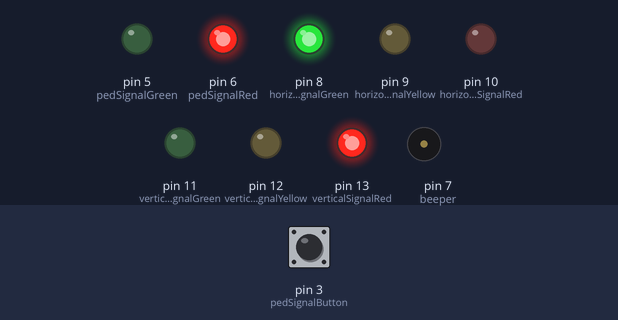
Bench run of a sketch on a simulated Arduino Uno, built with avr-gcc and run on an emulated ATmega328P. Shown: output pins drawn as LEDs (lit = HIGH), buzzer (waves = sounding, pin HIGH). Inputs (shaded band) come from the test bench; at power-on: pin 3 (pedSignalButton) LOW.

Above: at 23.2 s.
23.3 s: pin 3 (pedSignalButton) pulled LOW for 0.15 s
At 24.8 s:
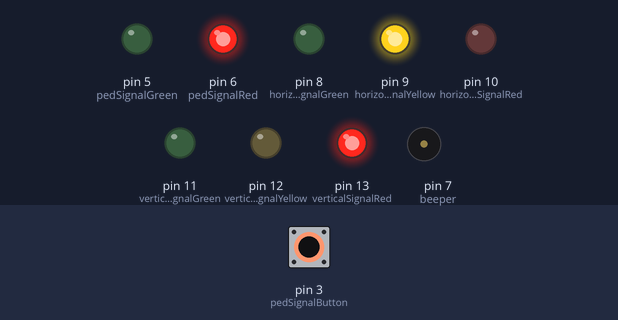
At 26.4 s:
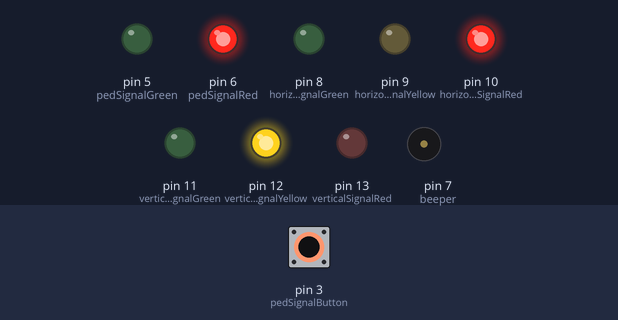
Timing chart, 0 to 59.5 s (numbered marks = the images above; inputs shaded):
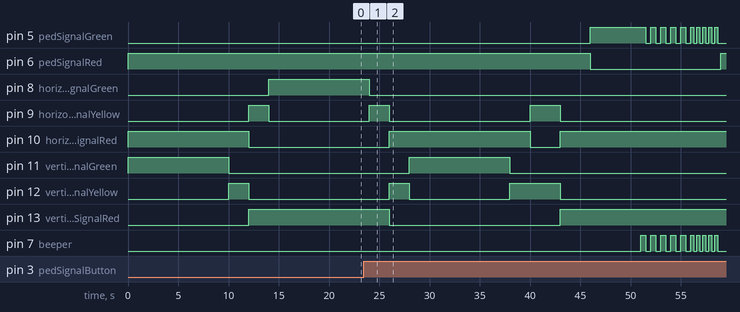

The sketch:

CESprojectCode.ino
```cpp
const int pedSignalButton = 3; // pedestrian signal/push button
const int pedSignalRed = 6; // pedestrian red light pin
const int pedSignalGreen = 5; // pedestrian green light pin

// variables for vertical signal
const int verticalSignalRed = 13;
const int verticalSignalYellow = 12;
const int verticalSignalGreen = 11;

// variables for horizontal signal
const int horizontalSignalRed = 10;
const int horizontalSignalYellow = 9;
const int horizontalSignalGreen = 8;

const int beeper = 7; // variable beeper/buzzer

// Delay times setting
int carGreenLightDelay = 10000; // green light stays on for 1 minute
int beepNblinkDelay_slow = 500; //blink pedestrian green light and beep every 0.5 seconds
int beepNblinkDelay_fast = 300; //blink pedestrian green light and beep every 0.3 seconds
int pedSafetyDelay = 3000; //
int pedCrossTime = 5000; // time allocated for pedestrians to cross
int yellowDelay = 2000; // time allocated for the yellow ight/signal to stay ON

int pedWaiting = 0;  // variable for the pedestrian waiting state
int carCycle = 0; // variable for counting car signal cycles
int vertSignalTracker = 0; //variable for storing the state of the vertical signal before and after the pedestrian interruption
int horizSignalTracker = 0; //variable for storing the state of the vertical signal before and after the pedestrian interruption

bool buttonState = true;  // variable for storing the pushbutton state.

unsigned long pedButtonPressedTime = 0; // variable to store the time the pedestrian button is pressed
unsigned long lastPedCrossTime = 0;
const unsigned long pedWaitTime = 15000; // how long a pedestrian should wait for the green light after pressing the button

void setup(){
  // Setting the LED pins as OUTPUT
  pinMode(pedSignalRed, OUTPUT);
  pinMode(pedSignalGreen, OUTPUT);
  pinMode(verticalSignalRed, OUTPUT);
  pinMode(verticalSignalYellow, OUTPUT);
  pinMode(verticalSignalGreen, OUTPUT);
  pinMode(horizontalSignalRed, OUTPUT);
  pinMode(horizontalSignalYellow, OUTPUT);
  pinMode(horizontalSignalGreen, OUTPUT);

  pinMode(beeper, OUTPUT); //setting the beeper/buzzer as OUTPUT
  pinMode(pedSignalButton, INPUT_PULLUP);  //Setting the Push Button as INPUT and using the internal pullup resistor

  attachInterrupt(1, pedRequest, CHANGE);  //Monitoring for interrup to check if button is pressed

 // Setting the initial state of the LED's
 //digitalWrite (verticalSignalGreen, HIGH);
 digitalWrite (horizontalSignalRed, HIGH);
 digitalWrite (pedSignalRed, HIGH);
 } //end of setup function


void loop() {
  /*if vertSignalTask function executed last before the interrupt, then continue from the horizontal signal task*/
//  if (vertSignalTracker == 1){
//    horizSignalTask();
//    vertSignalTracker = 0;
//  }

  vertSignalTask(); //calling the vertical lane signal control function call

 /*if horizSignalTask function executed last before the interrupt, then continue from the vertical signal task*/
//  if (horizSignalTracker == 1){
//    vertSignalTask();
//    horizSignalTracker = 0;
//  }

  horizSignalTask(); //calling the horizontal lane signal control function

    //running 2 cycles for cars before pedestrial cross
    //when pedestrian signal button is not pressed
  carCycle += 1;
  if (carCycle == 2){
    pedestrianCross();
    carCycle = 0;
  }
} //End of loop function


//Vertical lane signal change function
void vertSignalTask(){
  if (pedWaiting == 1&& (millis() - pedButtonPressedTime) >= pedWaitTime) {  //If the button is pressed and the waiting time has elapsed
      pedestrianCross();//  Exit main loop and run pedestrianCross() function
      vertSignalTracker = 1;
      lastPedCrossTime = millis();
      pedButtonPressedTime = millis();
  }

  digitalWrite(verticalSignalRed, LOW);  //
  if (vertSignalTracker == 1){
    digitalWrite(verticalSignalYellow, HIGH);
    delay(yellowDelay);  // 2 Seconds of Yellow signal
    digitalWrite(verticalSignalYellow, LOW);
  }
  digitalWrite(verticalSignalGreen, HIGH);
  delay(carGreenLightDelay);  // 10 Seconds of Green
  digitalWrite(verticalSignalGreen, LOW);  //
  digitalWrite(verticalSignalYellow, HIGH);
  delay(yellowDelay);  // 2 Seconds of Yellow signal
  digitalWrite(verticalSignalYellow, LOW);  //
  digitalWrite(verticalSignalRed, HIGH);
}

// Horizontal signal control function
void horizSignalTask(){
    if (pedWaiting == 1 && (millis() - pedButtonPressedTime) >= pedWaitTime){  //If the button is pressed and the waiting time has elapsed
       pedestrianCross();//  exit the main loop and run pedestrianCross() function
       horizSignalTracker = 1;
       pedButtonPressedTime = millis(); //pedButtonPressedTime gets the current time
    }

  digitalWrite(horizontalSignalYellow, HIGH);
  digitalWrite(horizontalSignalRed, LOW);
  delay(yellowDelay);
  digitalWrite(horizontalSignalYellow, LOW);

  digitalWrite(horizontalSignalGreen, HIGH);  //
  delay(carGreenLightDelay);  // delay car Green signal ON for 8 Seconds
  digitalWrite(horizontalSignalGreen, LOW);
  digitalWrite(horizontalSignalYellow, HIGH);  //
  delay(yellowDelay); // delay Yellow signal ON for 2 seconds
  digitalWrite(horizontalSignalYellow, LOW);
  digitalWrite(horizontalSignalRed, HIGH);  //
  digitalWrite(verticalSignalRed, LOW);
  digitalWrite(verticalSignalYellow, HIGH);
  delay(yellowDelay);
  digitalWrite(verticalSignalYellow, LOW);
}

//pedestrian crossing function
void pedestrianCross() {
    digitalWrite(verticalSignalRed, LOW);
    digitalWrite(horizontalSignalRed, LOW);

    digitalWrite(verticalSignalYellow, HIGH);
    digitalWrite(horizontalSignalYellow, HIGH);
    delay(pedSafetyDelay);
    digitalWrite(verticalSignalYellow, LOW);
    digitalWrite(horizontalSignalYellow, LOW);

    digitalWrite(verticalSignalRed, HIGH);
    digitalWrite(horizontalSignalRed, HIGH);
    delay(pedSafetyDelay);
    digitalWrite (pedSignalGreen, HIGH);
    digitalWrite (pedSignalRed, LOW);  // Turn on Green Pedestrian Light
    delay (pedCrossTime);  // delay pedestrian green light ON for 5 second before start to blink
    digitalWrite (pedSignalGreen, LOW);
    digitalWrite(pedSignalButton, LOW);

   // Blink the pedestrian green light and beep each 0.5 seconds for 5 times
   // slow blink and beep
  for (int x = 0; x < 5; x++) {
    digitalWrite(pedSignalGreen, HIGH);
    digitalWrite(beeper, HIGH);
    delay(beepNblinkDelay_slow);
    digitalWrite(pedSignalGreen, LOW);
    digitalWrite(beeper, LOW);
    delay(beepNblinkDelay_slow);
  }

  // Blink the pedestrian green light and beep each 0.3 seconds for 5 times
  // fast blink and beep
  for (int i = 0; i < 5; i++) {
  digitalWrite(pedSignalGreen, HIGH);
  digitalWrite(beeper, HIGH);
  delay(beepNblinkDelay_fast);
  digitalWrite(pedSignalGreen, LOW);
  digitalWrite(beeper, LOW);
  delay(beepNblinkDelay_fast);
  }

  digitalWrite(pedSignalRed, HIGH);
  delay(pedSafetyDelay); // Delay for 3 seconds before switching ON green for cars to ensure pedestrian safty
  lastPedCrossTime = millis(); //
  pedWaiting = 0; //reset the pedestrian wait state
  asm volatile ("  jmp 0");  //always begin the cycle from vertical lane signal after pedestrian cross
} // End of pedestrianCross function


//Pedestrian signal button pressed state check function
void pedRequest() {
     buttonState = digitalRead(pedSignalButton);
     if (buttonState == false){
         pedWaiting = 1;  //Pedestrian waiting
         pedButtonPressedTime = millis(); //pedButtonPressedTime gets the current time
  }
} // end of pedRequest function
```

Measured:
- after the input at 23.3 s, pin 5 (pedSignalGreen): goes HIGH 5.5 s, 4 × (LOW 0.50 s, HIGH 0.50 s), LOW 0.50 s, 4 × (HIGH 0.30 s, LOW 0.30 s), HIGH 0.30 s, then LOW, starting after 22.7 s; pin 6 (pedSignalRed): HIGH → LOW after 22.7 s, → HIGH 13.0 s later
